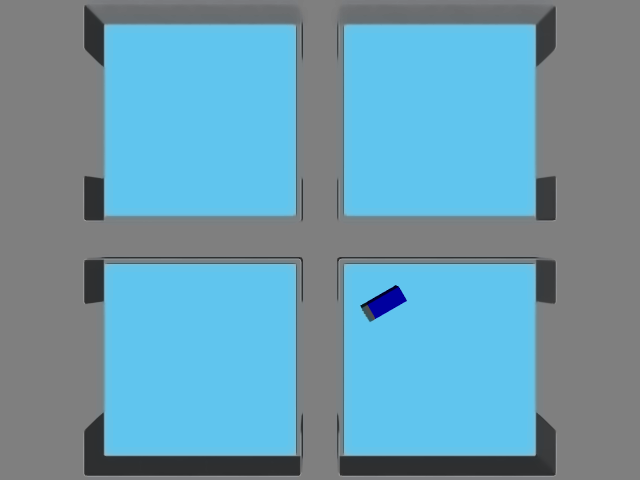
#> input picture ImageHandling/testDataSet/battery_blue_bin1_1_False_120.png, 640 x 480 px; its folder holds only this picture in this run
$ python editImages_main.py
#> lines starting #> are read from the running program, lines starting #| are printed output that depends on the picture
### ImageHandling/editImages.py
import cv2
import numpy as np
import matplotlib.pyplot as plt
import random

class EditImages:
    def __init__(self):
        #these variables are initialized with arbitrary values - these will always be updated before use
        self.scalefactor = 1/3.0 #scale factor for resizing of images
        self.newangle = 30
        self.shearingX = 0
        self.shearingY = 0
        self.translateX = 0
        self.translateY = 0
        self.gaussianKernelSize = 0
        self.medianBlurParameter = 0
        self.kernel = np.ones((3, 3), np.uint8)
        self.iterationsDilation = 1
        self.eroasionIterations = 1
        self.flippedparameter = 1

    def resize(self, image_rgb):#rezise the image
        # Get the original image dimensions
        height, width = image_rgb.shape[:2]
        # Calculate the new image dimensions
        self._updateScaleFactor()
        new_height = int(height * self.scalefactor)
        new_width = int(width * self.scalefactor)
        # Resize image
        new_image = cv2.resize(src =image_rgb, dsize=(new_width, new_height), interpolation=cv2.INTER_CUBIC)
        return new_image

    # [35 lines left out: functions rotate, shear, translate, gaussianBlur, not called in this run]

    def medianBlur(self, image):#apply a median blur on the image (don't use image_rgb = cv2.cvtColor(image, cv2.COLOR_BGR2RGB) as input!)
        self._updateMedianBlurParameter()
        blurred = cv2.medianBlur(image, self.medianBlurParameter)
        blurred_rgb = cv2.cvtColor(blurred, cv2.COLOR_BGR2RGB)
        return blurred_rgb

    # [9 lines left out: functions dilateImage, erode, not called in this run]

    def open(self, image_rgb): #opening (erosion followed by dilation)
        opening = cv2.morphologyEx(image_rgb, cv2.MORPH_OPEN, self.kernel)
        return opening

    def close(self, image_rgb):#closing  (dilation followed by erosion)
        closing = cv2.morphologyEx(image_rgb, cv2.MORPH_CLOSE, self.kernel)
        return closing

    # [4 lines left out: function flipImage, not called in this run]

    ###Randomize factors/parameters for the image editing
    def _updateScaleFactor(self):
        self.scalefactor = (random.randrange(4,7,1))/10

    def _updateNewAngle(self):
        self.newangle = random.randrange(1,360)

    def _updateShearingFactors(self):
        self.shearingX = (random.randrange(-3, 3))/10
        self.shearingY = random.randrange(0, 100)

    def _updateTranslations(self):
        self.translateX = random.randint(0, 200)
        self.translateY = random.randint(0, 200)

    def _updateGaussianKernelSize(self):
        self.gaussianKernelSize = random.randrange(1,27,2)

    def _updateMedianBlurParameter(self):
        self.medianBlurParameter =random.randrange(3,7,2)

    def _updateDilationIterations(self):
        self.iterationsDilation = random.randint(1,3)

    def _updateErosionIterations(self):
        self.eroasionIterations = random.randint(1,3)

    def _updateFlippedParameter(self):
        self.flippedparameter = random.randint(-1,1)

    ######
    # [29 lines left out: functions plot, main, not called in this run]


# [2 lines that do not run on import are left out]

### ImageHandling/editImages_main.py
from editImages import EditImages
ei = EditImages()
import random
import cv2
import matplotlib.pyplot as plt
import os

class HandleImages:
    def __init__(self):
        self.listofTransformations = [ei.resize, ei.close, ei.dilateImage, ei.erode, ei.flipImage, ei.gaussianBlur, ei.medianBlur, ei.open, ei.rotate, ei.shear, ei.translate]

    def _picktransformations(self):#returns a list with 1 to 3 transformations that will be used for an image
        numberofTransformations = random.randint(1,3)
        transformations = []
        while True:
            num = random.randint(0, len(self.listofTransformations)-1)
            if self.listofTransformations[num] not in transformations:
                transformations.append(self.listofTransformations[num])

            if len(transformations) >= numberofTransformations:
                break

        return transformations

    def applyTransformations(self, image):
        transf = self._picktransformations()
        if ei.gaussianBlur in transf: #apply gaussian blur
            transf.remove(ei.gaussianBlur) #remove ei.gaussianblur from list
            image = ei.gaussianBlur(image)

        if len(transf) != 0:
            if ei.medianBlur in transf: #apply median blur
                transf.remove(ei.medianBlur)
                image =ei.medianBlur(image)
        else:
            return cv2.cvtColor(image, cv2.COLOR_BGR2RGB)

        image_rgb = cv2.cvtColor(image, cv2.COLOR_BGR2RGB)
        if len(transf) != 0:
            for trans in transf:
                image_rgb = trans(image_rgb)

        return image_rgb

    def _displayNewImage(self, image1, image2):
        fig, axs = plt.subplots(1, 2, figsize=(10, 4))
        # Plot the original image
        # Plot the original image
        axs[0].imshow(image1)
        axs[0].set_title('Original Image Shape:'+str(image1.shape))

        # Plot the edited Image
        axs[1].imshow(image2)
        axs[1].set_title('Edited Image Shape:'+str(image2.shape))

        # Remove ticks from the subplots
        for ax in axs:
            ax.set_xticks([])
            ax.set_yticks([])

        # Display the subplots
        plt.tight_layout()
        plt.show()

def main(args=None):
    handleImages = HandleImages()
    for filename in os.listdir("testDataSet"):
        if filename.endswith(".png") :
            print(filename)
            image = cv2.imread(f"testDataSet/{filename}")
#> image is the input picture: shape (480, 640, 3); mean B, G, R 175.2, 155.4, 107.5
            new_image  = handleImages.applyTransformations(image)
            handleImages._displayNewImage(cv2.cvtColor(image, cv2.COLOR_BGR2RGB), new_image)
#> in _displayNewImage, `plt.show()`:
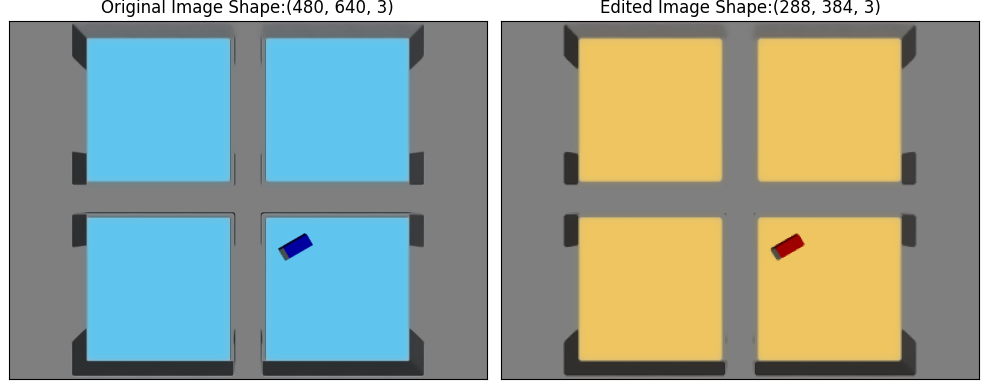
#> figure drawn by matplotlib, 2 panels; B, G, R data is drawn as R, G, B
        else:
            continue


if __name__ == '__main__':
    main()
